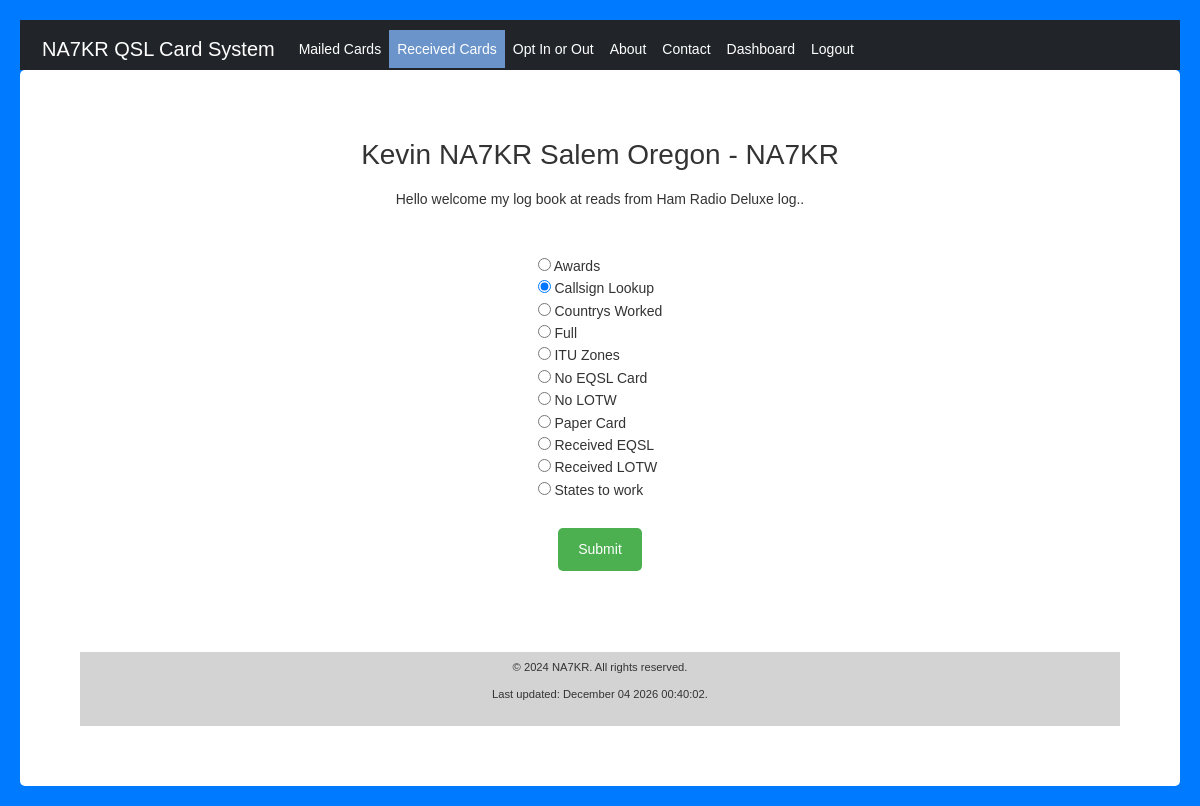
The app's page /received.php, older data.
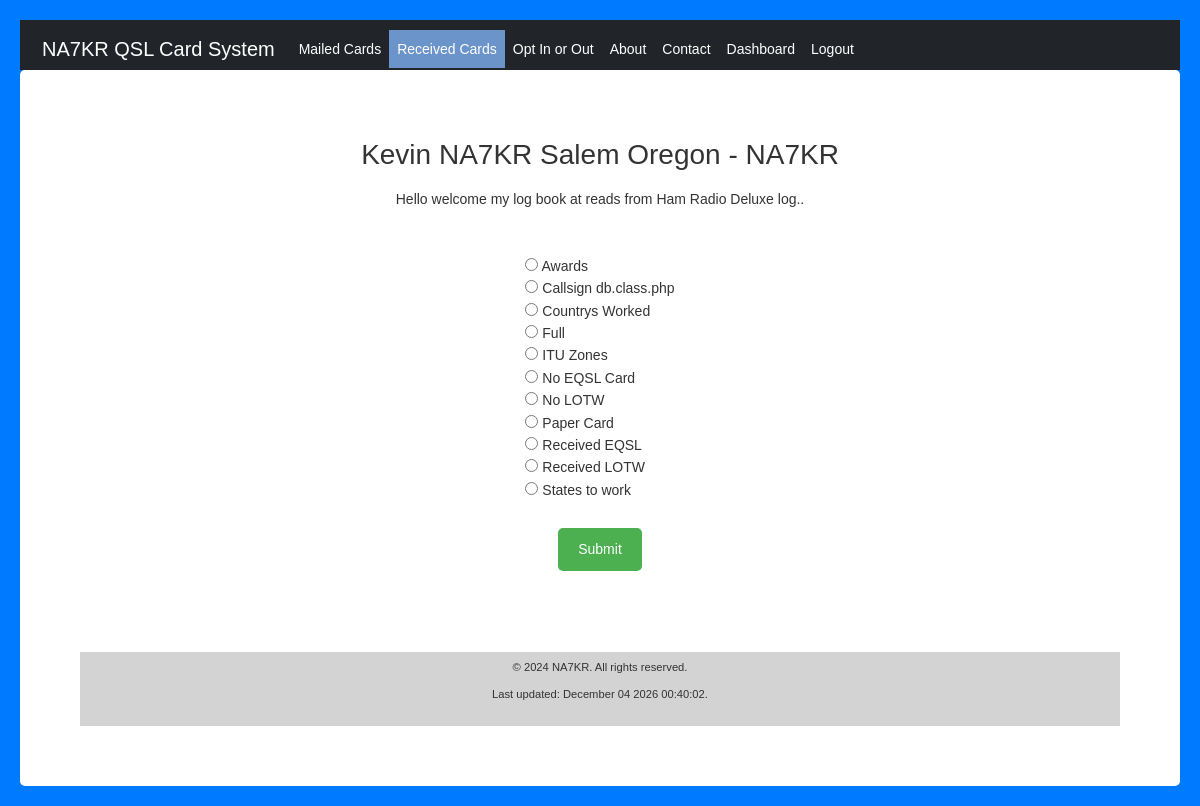
The same page, newer data.
### tables this page shows
CREATE TABLE IF NOT EXISTS `tb_Select` (
  `index` int(11) NOT NULL AUTO_INCREMENT,
  `Select_TXT` varchar(30) NOT NULL,
  `Select_Name` varchar(20) NOT NULL,
  `Select_Query` longtext NOT NULL,
  PRIMARY KEY (`index`)
);

### backend/db.class.php (called while the page is built, shortened)
<?php
class DB {
    private $pdo;
    public function __construct() {
        try {
            $this->pdo = new PDO("mysql:host=" . DB_SERVER . ";dbname=" . DB_NAME, DB_USERNAME, DB_PASSWORD);
            $this->pdo->setAttribute(PDO::ATTR_ERRMODE, PDO::ERRMODE_EXCEPTION);
        } catch (PDOException $e) {
            die("Connection failed: " . $e->getMessage());
        }
    }
    public function select($sql, $params = []) {
        try {
            $stmt = $this->pdo->prepare($sql);
            $stmt->execute();
            return $stmt->fetchAll(PDO::FETCH_ASSOC);
        } catch (PDOException $e) {
            error_log("DB Error in select: " . $e->getMessage());
            throw new Exception("Error in select: " . $e->getMessage());
        }
    }
}

### backend/querybuilder.php (called while the page is built, shortened)
<?php
 function getSelect_Backend_Name(){
    $query = "SELECT `Select_TXT`, `Select_Name` FROM "  . DB_TBSelect . " ORDER BY `Select_TXT`";
    return $query;
}

### backend/backend.php (the view, shortened to what this page needs)
<?php
function OptionList($key1, $key2, $key3, $key4, $key5, $key6) {
    $data = "";
    if ($key1 == true) {
        $data .= '<span> <input type="radio" name="optionlist" value="input_band" id="input_band">Band</span>' . PHP_EOL;
    } else {
        $data .= '<span id="input_band"></span>' . PHP_EOL;
        $data .='<span id="Band"></span>' . PHP_EOL;
    }
    if ($key2 == true) {
        $data .= '<span> <input type="radio" name="optionlist" value="input_mode" id="input_mode">Mode</span>' . PHP_EOL;
    } else {
        $data .= '<span id="input_mode"></span>' . PHP_EOL;
        $data .='<span id="Mode"></span>' . PHP_EOL;
    }
    if ($key3 == true) {
        $data .= '<span> <input type="radio" name="optionlist" value="input_search" id="input_search">Call</span>' . PHP_EOL;
    } else {
        $data .= '<span id="input_search"></span>' . PHP_EOL;
        $data .='<span id="Call"></span>' . PHP_EOL;
    }
    if ($key4 == true) {
        $data .= '<span> <input type="radio" name="optionlist" value="input_state" id="input_state">State</span>' . PHP_EOL;
    } else {
        $data .= '<span id="input_state"></span>' . PHP_EOL;
        $data .='<span id="State"></span>' . PHP_EOL;
    }
    if ($key5 == true) {
        $data .= '<span> <input type="radio" name="optionlist" value="input_country" id="input_country">Country</span>' . PHP_EOL;
    } else {
        $data .='<span id="input_country"></span>' . PHP_EOL;
        $data .='<span id="Country"></span>' . PHP_EOL;
    }
    if ($key6 == true) {
        $data .= '<span> <input type="radio" name="optionlist" value="input_none" id="input_none"checked>None</span>' . PHP_EOL;
    } else {
        $data .='<span id="input_none"></span>' . PHP_EOL;
    }
    $data .='<br>' . PHP_EOL;
    Return $data;
}
function generateSelectForm() {
    $data = '<form name="form1" method="post" action="received.php">' . PHP_EOL;
    $data .= '<table class="center">' . PHP_EOL;
    $db = new Db();
    $query = getSelect_Backend_Name();
    try {
        $results = $db->select($query);
    } catch (Exception $e) {
        echo "Query: " . $query ."<br>";
        echo "Error executing query: " . $e->getMessage();
    }
    if (is_array($results)) {
        foreach ($results as $row) {
            $checked = isset($row['Select_Name']) && $row['Select_Name'] == "callsign_lookup" ? ' checked' : '';
            $data .= "<tr><td align='left'><input type='radio' value='" . (isset($row['Select_Name']) ? $row['Select_Name'] : '') . "' name='Log'" . $checked . "> " . (isset($row['Select_TXT']) ? $row['Select_TXT'] : '') . "<br></td></tr>" . PHP_EOL;
        }
    } else {
        $data .= "<tr><td>Error: Options not found</td></tr>" . PHP_EOL;
    }
    $data .= "</table><br><div style='text-align: center'><input type='submit' name='Submit1' value='Submit'></div><br>" . PHP_EOL;
    $data .= '<input type="hidden" name="1st" value="true">' . PHP_EOL;
    return $data;
}
?>

Row changes from the older to the newer data that the page shows:
changed tb_select: Select_Name "☑" → "☐"; Select_TXT "Callsign Lookup" → "Callsign db.class.php"
